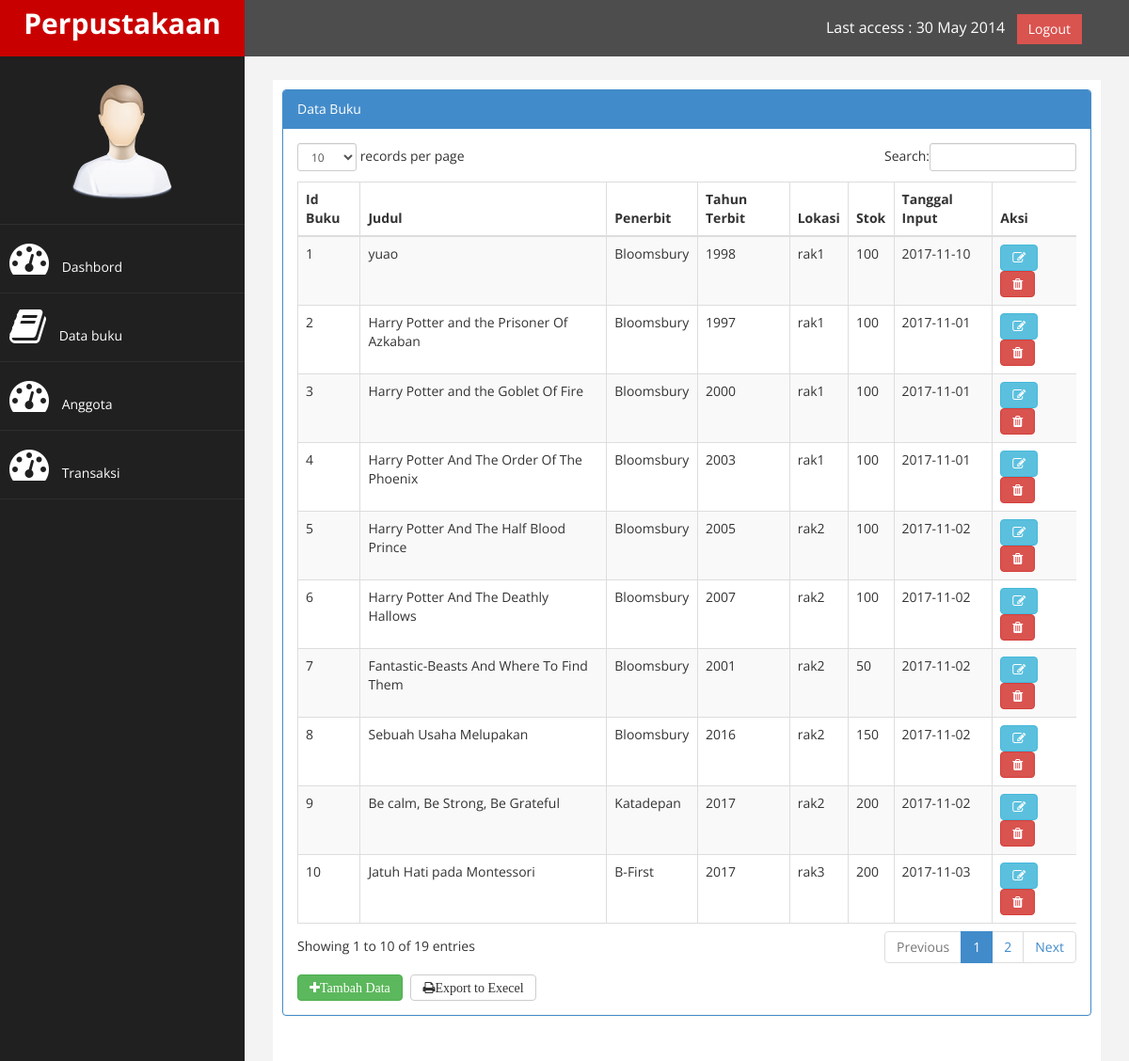
Screenshot of /?page=buku with the database file from the repository.
### tables this page shows
CREATE TABLE `buku` (
  `id_buku` int(9) NOT NULL,
  `judul` varchar(50) NOT NULL,
  `pengarang` varchar(100) NOT NULL,
  `penerbit` varchar(20) NOT NULL,
  `tahun_terbit` varchar(4) NOT NULL,
  `stok` int(20) NOT NULL,
  `lokasi` enum('rak1','rak2','rak3','rak4') NOT NULL,
  `tgl_input` date NOT NULL
);

### page/buku/buku.php (the view)
<div class="row">
                <div class="col-md-12">
                    <div class="panel panel-primary">
                        <div class="panel-heading">
                             Data Buku
                        </div>
                        <div class="panel-body">
                            <div class="table-responsive">
                                <table class="table table-striped table-bordered table-hover" id="dataTables-example">
                                    <thead>
                                            <tr>
                                                <th>Id Buku</th>
                                                <th>Judul</th>
                                                <th>Penerbit</th>
                                                <th>Tahun Terbit</th>
                                                <th>Lokasi</th>
                                                <th>Stok</th>
                                                <th>Tanggal Input</th>
                                                <th>Aksi</th>
                                            </tr>
                                    </thead>
                                    <tbody>
                                    	<?php
                                    		$no = 1;
                                    		$sql = $conn -> query("select * from buku");
                                    		while ($data=$sql->fetch_assoc()) {
                                    	?>
                                    	<tr>
                                    		<td><?php echo $no++; ?></td>
                                    		<td><?php echo $data['judul']; ?></td>
                                    		<td><?php echo $data['penerbit']; ?></td>
                                    		<td><?php echo $data['tahun_terbit']; ?></td>
                                            <td><?php echo $data['lokasi']; ?></td>
                                    		<td><?php echo $data['stok']; ?></td>
                                            <td><?php echo $data['tgl_input']; ?></td>
                                    		<td>
                                    			<a href="?page=buku&aksi=ubah&id_buku=<?php echo $data['id_buku'];?>" class="btn btn-info fa fa-edit"> </a>
                                    			<a onclick="return confirm('Anda yakin ingin menghapus data')" href="?page=buku&aksi=hapus&id_buku=<?php echo $data['id_buku'];?>" class="btn btn-danger fa fa-trash">  </a>
                                    		</td>
                                    	</tr>
                                    <?php  } ?>
                                    </tbody>
                                </table>
	                        </div>
                            <a href="?page=buku&aksi=tambah" class="btn btn-success fa fa-plus" style="margin: 5px 5px 0 0">Tambah Data</a>
                            <a href="./laporan/laporanBuku.php" target="bllank" class="btn btn-default fa fa-print" style="margin: 5px 5px 0 0">Export to Execel</a>
	                    </div>
	                </div>
	            </div>

### index.php (shortened to what this page needs)
<?php
    include "fungsi_php/config.php";
?>
<!DOCTYPE html>
<html xmlns="http://www.w3.org/1999/xhtml">
<head>
    <link href="assets/css/bootstrap.css" rel="stylesheet" />
    <link href="assets/css/font-awesome.css" rel="stylesheet" />
    <link href="assets/css/custom.css" rel="stylesheet" />
   <link href="assets/js/dataTables/dataTables.bootstrap.css" rel="stylesheet" />
</head>
<body>
    <div id="wrapper">
        <nav class="navbar navbar-default navbar-cls-top " role="navigation" style="margin-bottom: 0">
            <div class="navbar-header">
                <a class="navbar-brand" href="index.html">Perpustakaan</a>
            </div>
              <div style="color: white; padding: 15px 50px 5px 50px; float: right; font-size: 16px;">
                Last access : 30 May 2014 &nbsp;
                <a href="login.html" class="btn btn-danger square-btn-adjust">
                    Logout
                </a>
              </div>
        </nav>
        <nav class="navbar-default navbar-side" role="navigation">
            <div class="sidebar-collapse">
                <ul class="nav" id="main-menu">
				    <li class="text-center">
                        <img src="assets/img/find_user.png" class="user-image img-responsive"/>
					</li>
                    <li>
                        <a  href="index.php"><i class="fa fa-dashboard fa-3x"></i> Dashbord</a>
                    </li>
                    <li>
                        <a  href="?page=buku"><i class="fa fa-book fa-3x"></i> Data buku</a>
                    </li>
                     <li>
                        <a  href="?page=anggota"><i class="fa fa-dashboard fa-3x"></i> Anggota</a>
                    </li>
                     <li>
                        <a  href="?page=transaksi"><i class="fa fa-dashboard fa-3x"></i> Transaksi</a>
                    </li>
                </ul>
            </div>
        </nav>
        <div id="page-wrapper" >
            <div id="page-inner">
                <div class="row">
                    <div class="col-md-12">
                     <?php
                        $page = $_GET['page'];
                        $aksi = $_GET['aksi'];
                        if($page == "buku"){
                            if($aksi == ""){
                                include "page/buku/buku.php";
                            }elseif ($aksi == "tambah") {
                                include "page/buku/tambah.php";
                            }elseif ($aksi == "ubah") {
                                include "page/buku/ubah.php";
                            }elseif ($aksi == "hapus") {
                                include "page/buku/hapus.php";
                            }
                        }elseif ($page == "transaksi") {
                            if ($aksi == "") {
                                include "page/transaksi/transaksi.php";
                            }elseif ($aksi == "tambah") {
                                include "page/transaksi/tambah.php";
                            }
                        }
                     ?>
                    </div>
                </div>
    </div>
            </div>
    </div>
</body>
</html>

### assets/css/custom.css (style rules this page uses)
body { font-family: 'Open Sans', sans-serif; }
#wrapper { width: 100%; background:#202020; }
#page-wrapper { padding: 15px 15px; min-height: 600px; background:#F3F3F3; }
#page-inner { width:100%; margin:10px 20px 10px 0px; background-color:#fff!important; padding:10px; min-height:1200px; }
.text-center { text-align:center; }
.square-btn-adjust { border: 0px solid transparent; -webkit-border-radius: 0px; -moz-border-radius: 0px; border-radius: 0px; }
.user-image { margin: 25px auto; -webkit-border-radius: 10px; -moz-border-radius: 10px; border-radius: 10px; max-height:170px; max-width:170px; }
.navbar-cls-top .navbar-brand { color: #fff; background: #C90000; width: 260px; text-align: center; height: 60px; font-size: 30px; font-weight: 700; }
.sidebar-collapse , .sidebar-collapse .nav { background:none; }
.sidebar-collapse .nav { padding:0; }
.sidebar-collapse .nav > li > a { color:#fff; background:#202020; text-shadow:none; }
.sidebar-collapse > .nav > li > a { padding:15px 10px; }
.sidebar-collapse > .nav > li { border-bottom: 1px solid rgba(107, 108, 109, 0.19); }
.navbar-side { border:none; background-color: #202020; }
.navbar-cls-top { background:#4D4D4D; border-bottom:none; }
.navbar-default { border:0px solid black; }
.navbar-header { background: #A70303; }
.nav > li > a > i { margin-right:10px; }
@media (min-width:768px) { #page-wrapper { margin: 0 0 0 260px; padding: 15px 30px; min-height: 1200px; } }
@media (min-width:768px) { .navbar-side { z-index: 1; position: absolute; width: 260px; } }
@media (min-width:768px) { .navbar { border-radius: 0px; } }

### rows the page displays
buku: judul "yuao", penerbit "Bloomsbury", tahun_terbit "1998", lokasi "rak1", stok "100", tgl_input "2017-11-10"
buku: judul "Harry Potter and the Prisoner Of Azkaban", penerbit "Bloomsbury", tahun_terbit "1997", lokasi "rak1", stok "100", tgl_input "2017-11-01"
buku: judul "Harry Potter and the Goblet Of Fire", penerbit "Bloomsbury", tahun_terbit "2000", lokasi "rak1", stok "100", tgl_input "2017-11-01"
buku: judul "Harry Potter And The Order Of The Phoenix", penerbit "Bloomsbury", tahun_terbit "2003", lokasi "rak1", stok "100", tgl_input "2017-11-01"
buku: judul "Harry Potter And The Half Blood Prince", penerbit "Bloomsbury", tahun_terbit "2005", lokasi "rak2", stok "100", tgl_input "2017-11-02"
buku: judul "Harry Potter And The Deathly Hallows", penerbit "Bloomsbury", tahun_terbit "2007", lokasi "rak2", stok "100", tgl_input "2017-11-02"
buku: judul "Fantastic-Beasts And Where To Find Them", penerbit "Bloomsbury", tahun_terbit "2001", lokasi "rak2", stok "50", tgl_input "2017-11-02"
buku: judul "Sebuah Usaha Melupakan", penerbit "Bloomsbury", tahun_terbit "2016", lokasi "rak2", stok "150", tgl_input "2017-11-02"
buku: judul "Be calm, Be Strong, Be Grateful", penerbit "Katadepan", tahun_terbit "2017", lokasi "rak2", stok "200", tgl_input "2017-11-02"
buku: judul "Jatuh Hati pada Montessori", penerbit "B-First", tahun_terbit "2017", lokasi "rak3", stok "200", tgl_input "2017-11-03"
